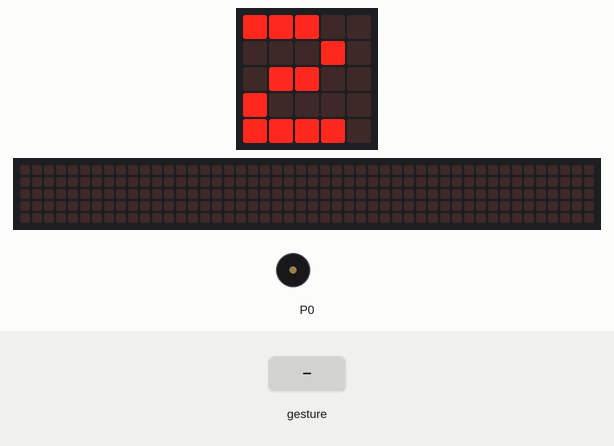
Recording of a program running on a simulated BBC micro:bit (MakeCode). Parts: the board's 5×5 LED display, a strip that is not on the board, showing the scrolling text unrolled, buzzer (waves = sounding). The inputs (shaded band) are chosen by the test bench. A tilt is held for 1.5 s and a shake lasts 1 s, then the board lies face up again; the 48×5 strip is a reading aid, not a part: it shows the text the display is scrolling, unrolled, one strip-width of it at a time.

Above: at 7.2 s.
At 25.9 s:
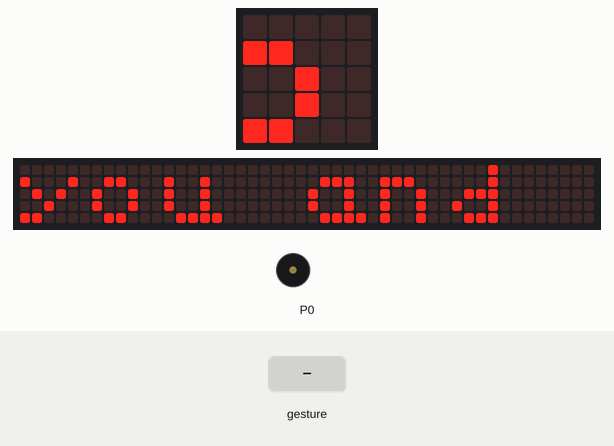
26.0 s: gesture 'shake'
At 37.9 s:
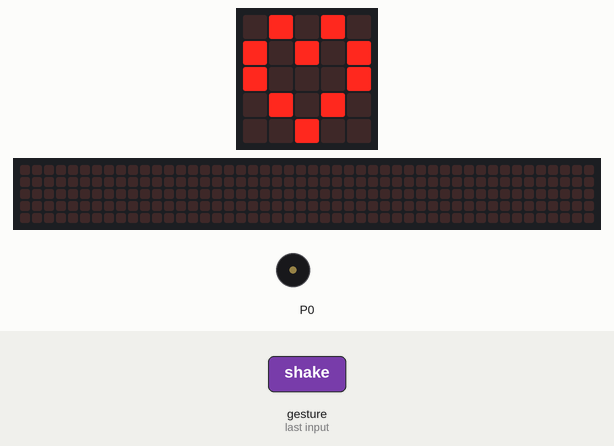
At 39.09 s:
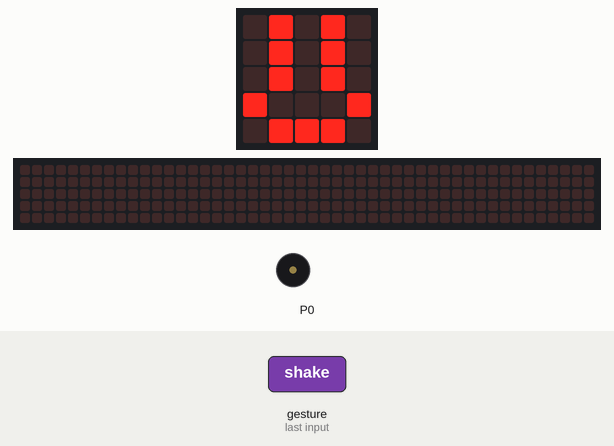
Timing chart, 0 to 40.6 s (numbered marks = the images above; inputs shaded):
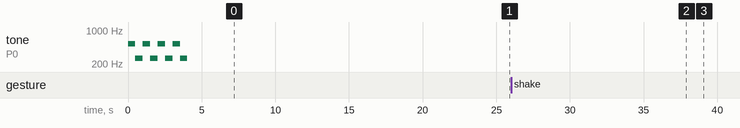

The program:

main.ts
```typescript
input.onGesture(Gesture.Shake, function () {
    basic.showLeds(`
        . # . # .
        . # . # .
        . # . # .
        # . . . #
        . # # # .
        `)
})
music.playMelody("C5 D B E G A F C5 ", 120000)
music.playMelody("C5 C C5 C C5 C C5 C ", 120)
basic.forever(function () {
    basic.showNumber(69)
    basic.showLeds(`
        . # . # .
        # . # . #
        # . . . #
        . # . # .
        . . # . .
        `)
    basic.showNumber(2)
    basic.showString("love u jacob <333")
    basic.showString("you and i <33")
    basic.showLeds(`
        . # . # .
        # . # . #
        # . . . #
        . # . # .
        . . # . .
        `)
    basic.showLeds(`
        . # . # .
        # . # . #
        # . . . #
        . # . # .
        . . # . .
        `)
    basic.showLeds(`
        . # . # .
        # . # . #
        # . . . #
        . # . # .
        . . # . .
        `)
    basic.showLeds(`
        . # . # .
        # . # . #
        # . . . #
        . # . # .
        . . # . .
        `)
    basic.showIcon(IconNames.Silly)
    if (false) {
        basic.showString("slay")
    } else {
        led.plot(4, 4)
    }
})
```

test.ts
```typescript
// Tady jsou testy. Při použití tohoto balíčku jako rozšíření nebude zkompilováno.
```

Measured:
- after the input at 26.0 s, the display: first differs from a run without the input after 12.9 s (image 3)
- what the display in image 0 shows lasts 0.8 s, from 7.1 s to 7.9 s
- what the display in image 2 shows lasts 1.6 s, from 36.7 s to 38.3 s
- what the display in image 3 shows lasts 0.4 s, from 38.9 s to 39.3 s
